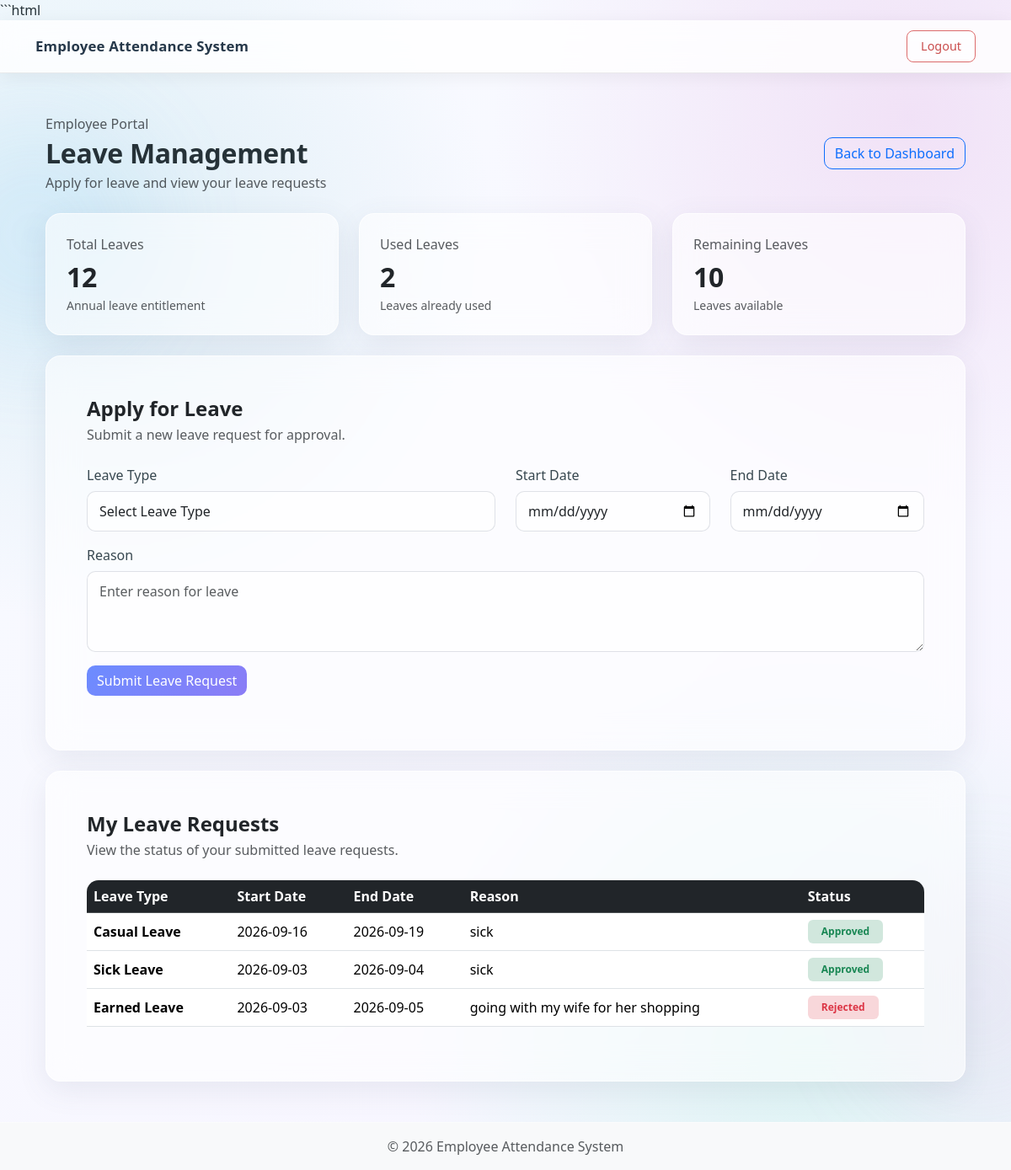
The page /leave (signed in) on the database its author committed.
### app.py (models this page shows)
class LeaveBalance(db.Model):
    id = db.Column(db.Integer, primary_key=True)
    user_id = db.Column(
        db.Integer,
        db.ForeignKey("user.id"),
        nullable=False
    )
    total_leaves = db.Column(
        db.Integer,
        default=12
    )
    used_leaves = db.Column(
        db.Integer,
        default=0
    )
    remaining_leaves = db.Column(
        db.Integer,
        default=12
    )

class Leave(db.Model):
    id = db.Column(db.Integer, primary_key=True)
    user_id = db.Column(
        db.Integer,
        db.ForeignKey("user.id"),
        nullable=False
    )
    user = db.relationship("User", backref="leaves")
    leave_type = db.Column(db.String(50))
    start_date = db.Column(db.Date)
    end_date = db.Column(db.Date)
    reason = db.Column(db.String(300))
    status = db.Column(
        db.String(20),
        default="Pending"
    )

### app.py (the view, shortened to what this page needs)
@app.route("/leave")
def leave_management():
    if "user_id" not in session:
        return redirect(url_for("login"))
    if session.get("role") != "employee":
        return "Access Denied", 403
    user_id = session["user_id"]
    leave_balance = LeaveBalance.query.filter_by(
        user_id=user_id
    ).first()
    leaves = Leave.query.filter_by(
        user_id=user_id
    ).order_by(
        Leave.start_date.desc()
    ).all()
    return render_template(
        "leave_management.html",
        leave_balance=leave_balance,
        leaves=leaves
    )

### templates/leave_management.html (shortened to what this page needs)
{% extends "base.html" %}
{% block content %}
<div class="container">
    <div class="d-flex flex-wrap justify-content-between
                align-items-center gap-3 mb-4">
        <div>
            <p class="text-muted mb-1">
                Employee Portal
            </p>
            <h2 class="fw-semibold mb-1">
                Leave Management
            </h2>
            <p class="text-muted mb-0">
                Apply for leave and view your leave requests
            </p>
        </div>
        <a href="{{ url_for('employee_dashboard') }}"
           class="btn btn-outline-primary">
            Back to Dashboard
        </a>
    </div>
    <div class="row g-4 mb-4">
        <div class="col-12 col-md-4">
            <div class="card h-100">
                <div class="card-body p-4">
                    <p class="text-muted mb-2">
                        Total Leaves
                    </p>
                    <h2 class="fw-semibold mb-1">
                        {{ leave_balance.total_leaves }}
                    </h2>
                    <small class="text-muted">
                        Annual leave entitlement
                    </small>
                </div>
            </div>
        </div>
        <div class="col-12 col-md-4">
            <div class="card h-100">
                <div class="card-body p-4">
                    <p class="text-muted mb-2">
                        Used Leaves
                    </p>
                    <h2 class="fw-semibold mb-1">
                        {{ leave_balance.used_leaves }}
                    </h2>
                    <small class="text-muted">
                        Leaves already used
                    </small>
                </div>
            </div>
        </div>
        <div class="col-12 col-md-4">
            <div class="card h-100">
                <div class="card-body p-4">
                    <p class="text-muted mb-2">
                        Remaining Leaves
                    </p>
                    <h2 class="fw-semibold mb-1">
                        {{ leave_balance.remaining_leaves }}
                    </h2>
                    <small class="text-muted">
                        Leaves available
                    </small>
                </div>
            </div>
        </div>
    </div>
    <div class="card mb-4">
        <div class="card-body p-4 p-md-5">
            <div class="mb-4">
                <h4 class="fw-semibold mb-1">
                    Apply for Leave
                </h4>
                <p class="text-muted mb-0">
                    Submit a new leave request for approval.
                </p>
            </div>
            <form action="{{ url_for('apply_leave') }}"
                  method="POST">
                <div class="row">
                    <div class="col-12 col-md-6 mb-3">
                        <label class="form-label fw-medium">
                            Leave Type
                        </label>
                        <select name="leave_type"
                                class="form-select"
                                required>
                            <option value="">
                                Select Leave Type
                            </option>
                        </select>
                    </div>
                    <div class="col-12 col-md-3 mb-3">
                        <label class="form-label fw-medium">
                            Start Date
                        </label>
                        <input type="date"
                               name="start_date"
                               class="form-control"
                               required>
                    </div>
                    <div class="col-12 col-md-3 mb-3">
                        <label class="form-label fw-medium">
                            End Date
                        </label>
                        <input type="date"
                               name="end_date"
                               class="form-control"
                               required>
                    </div>
                    <div class="col-12 mb-3">
                        <label class="form-label fw-medium">
                            Reason
                        </label>
                        <textarea name="reason"
                                  class="form-control"
                                  rows="3"
                                  placeholder="Enter reason for leave"
                                  required></textarea>
                    </div>
                </div>
                <button type="submit"
                        class="btn btn-primary">
                    Submit Leave Request
                </button>
            </form>
        </div>
    </div>
    <div class="card">
        <div class="card-body p-4 p-md-5">
            <div class="mb-4">
                <h4 class="fw-semibold mb-1">
                    My Leave Requests
                </h4>
                <p class="text-muted mb-0">
                    View the status of your submitted leave requests.
                </p>
            </div>
            {% if leaves %}
            <div class="table-responsive">
                <table class="table table-hover align-middle">
                    <thead class="table-dark">
                        <tr>
                            <th>Leave Type</th>
                            <th>Start Date</th>
                            <th>End Date</th>
                            <th>Reason</th>
                            <th>Status</th>
                        </tr>
                    </thead>
                    <tbody>
                        {% for leave in leaves %}
                        <tr>
                            <td class="fw-semibold">
                                {{ leave.leave_type }}
                            </td>
                            <td>
                                {{ leave.start_date }}
                            </td>
                            <td>
                                {{ leave.end_date }}
                            </td>
                            <td>
                                {{ leave.reason }}
                            </td>
                            <td>
                                {% if leave.status == "Approved" %}
                                    <span class="badge bg-success-subtle
                                                 text-success px-3 py-2">
                                        Approved
                                    </span>
                                {% elif leave.status == "Rejected" %}
                                    <span class="badge bg-danger-subtle
                                                 text-danger px-3 py-2">
                                        Rejected
                                    </span>
                                {% else %}
                                    <span class="badge bg-warning-subtle
                                                 text-warning-emphasis
                                                 px-3 py-2">
                                        Pending
                                    </span>
                                {% endif %}
                            </td>
                        </tr>
                        {% endfor %}
                    </tbody>
                </table>
            </div>
            {% endif %}
        </div>
    </div>
</div>
{% endblock %}

### templates/base.html (shortened to what this page needs)
<!DOCTYPE html>
<html lang="en">
<head>
    <link
        href="https://cdn.jsdelivr.net/npm/bootstrap@5.3.3/dist/css/bootstrap.min.css"
        rel="stylesheet"
    >
    <link
        rel="stylesheet"
        href="{{ url_for('static', filename='css/style.css') }}"
    >
</head>
<body>
{% if request.endpoint not in ["login", "register"] %}
<nav class="navbar navbar-expand-lg glass-navbar">
    <div class="container">
        <a class="navbar-brand fw-semibold"
           href="/">
            Employee Attendance System
        </a>
        <div class="d-flex align-items-center">
            {% if session.get("user_id") %}
                <a href="{{ url_for('logout') }}"
                   class="btn btn-outline-danger btn-sm">
                    Logout
                </a>
            {% endif %}
        </div>
    </div>
</nav>
{% endif %}
<main class="container py-5">
    {% block content %}
    {% endblock %}
</main>
<footer class="text-center py-3 bg-light">
    <p class="mb-0 text-muted">
        © 2026 Employee Attendance System
    </p>
</footer>
</body>
</html>

### static/css/style.css (style rules this page uses)
* { box-sizing: border-box; }
body { margin: 0; min-height: 100vh; font-family: "Segoe UI", Tahoma, Geneva, Verdana, sans-serif; background: radial-gradient( circle at 10% 20%, rgba(173, 216, 230, 0.35), transparent 30% ), radial-gradient( circle at 90% 10%, rgba(221, 160, 221, 0.25), transparent 30% ), radial-gradient( circle at 80% 90%, rgba(144, 238, 210, 0.25), transparent 30% ), linear-gradient(135deg, #f8fbff, #f7f4ff); color: #263238; overflow-x: hidden; }
body::before, body::after { content: ""; position: fixed; width: 280px; height: 280px; border-radius: 50%; filter: blur(60px); opacity: 0.35; z-index: -1; animation: floatingBlob 10s ease-in-out infinite alternate; }
body::before { top: 10%; left: -100px; background: rgba(135, 206, 250, 0.45); }
body::after { bottom: 5%; right: -100px; background: rgba(221, 160, 221, 0.35); animation-delay: 3s; }
.glass-navbar { background: rgba(255, 255, 255, 0.82) !important; backdrop-filter: blur(14px); -webkit-backdrop-filter: blur(14px); border-bottom: 1px solid rgba(0, 0, 0, 0.08); box-shadow: 0 4px 20px rgba(0, 0, 0, 0.06); padding: 12px 0; animation: navbarSlideDown 0.5s ease; }
.glass-navbar .navbar-brand { color: #26384a !important; font-size: 1.05rem; font-weight: 600; letter-spacing: 0.2px; transition: 0.25s ease; }
.glass-navbar .btn { border-radius: 8px !important; padding: 7px 16px; font-size: 0.9rem; font-weight: 500; transition: all 0.25s ease; }
.glass-navbar .btn-outline-danger { border-color: #dc6b6b; color: #c94c4c; background: rgba(255, 255, 255, 0.6); }
main { animation: pageFade 0.6s ease; }
.card { background: rgba(255, 255, 255, 0.58) !important; backdrop-filter: blur(18px); -webkit-backdrop-filter: blur(18px); border: 1px solid rgba(255, 255, 255, 0.65) !important; border-radius: 18px !important; box-shadow: 0 10px 35px rgba(80, 90, 120, 0.10) !important; transition: transform 0.3s ease, box-shadow 0.3s ease; }
.card-body { border-radius: 18px; }
h1, h2, h3, h4, h5 { font-weight: 600; }
h2 { letter-spacing: -0.3px; }
.btn { border-radius: 10px !important; font-weight: 500; transition: transform 0.25s ease, box-shadow 0.25s ease, background-color 0.25s ease; }
.btn-primary { border: none; background: linear-gradient( 135deg, #6c8cff, #8b7cf6 ); }
.form-control, .form-select { background: rgba(255, 255, 255, 0.65) !important; border: 1px solid rgba(130, 140, 160, 0.25) !important; border-radius: 10px !important; padding: 11px 14px; transition: border-color 0.25s ease, box-shadow 0.25s ease, background 0.25s ease; }
.form-label { color: #37474f; margin-bottom: 7px; }
.table-responsive { width: 100%; overflow-x: auto; overflow-y: hidden; -webkit-overflow-scrolling: touch; border-radius: 14px; }
footer { background: rgba(255, 255, 255, 0.45) !important; backdrop-filter: blur(14px); -webkit-backdrop-filter: blur(14px); border-top: 1px solid rgba(255, 255, 255, 0.55); color: #607d8b; }
a { transition: 0.25s ease; }

### rows shown on the page
LeaveBalance: total_leaves "12", used_leaves "2", remaining_leaves "10"
Leave: leave_type "Casual Leave", start_date "2026-09-16", end_date "2026-09-19", reason "sick", status "Approved"
Leave: leave_type "Sick Leave", start_date "2026-09-03", end_date "2026-09-04", reason "sick", status "Approved"
Leave: leave_type "Earned Leave", start_date "2026-09-03", end_date "2026-09-05", reason "going with my wife for her shopping", status "Rejected"
